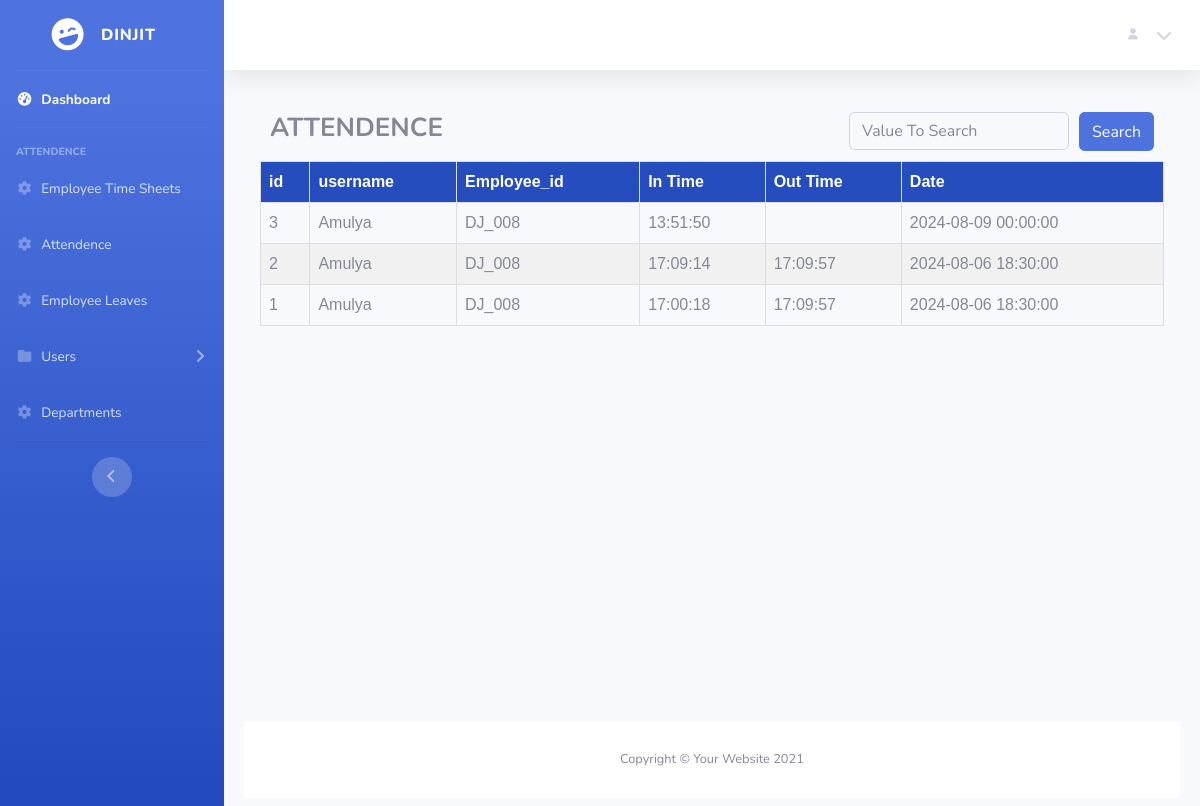
/attendence.php (signed in), run on the app's committed database.
### tables this page shows
CREATE TABLE `inout_time` (
  `Edate` timestamp NOT NULL DEFAULT current_timestamp(),
  `login_time_id` int(11) NOT NULL,
  `employee_id` int(11) NOT NULL,
  `username` varchar(255) NOT NULL,
  `In_time` time DEFAULT NULL,
  `out_time` time DEFAULT NULL
);

### core/conn.php (called while the page is built, shortened)
<?php
$server = "localhost";
$username = "root";
$password = "";
$db = "dinjitemployee";
$con = mysqli_connect($server,$username,$password,$db);
function filterTable($query)
{
    global $con;
    $filter_Result = mysqli_query($con, $query);
    return $filter_Result;
}
?>

### attendence.php (the view, shortened to what this page needs)
<?php
require_once 'core/conn.php';
if (isset($_SESSION['usertype'])) {
    if(isset($_POST['attendencesearch']))
    {
        $valueToSearch = $_POST['valueToSearch'];
        $query = "SELECT * FROM `inout_time` WHERE CONCAT(`login_time_id`, `Edate`, `username`, `employee_id`) LIKE '%".$valueToSearch."%'";
        $attendencesearch_result = filterTable($query);
    }else {
        $query = "SELECT * FROM `inout_time` ORDER BY login_time_id DESC";
        $attendencesearch_result = filterTable($query);
    }
    include "includes/admin-head.php";
?>
    <div class="container-fluid">
        <div class="col-xxl-9 col-xl-12 col-lg-12 col-md-12 col-sm-12 px-3">
            <div style="display:inline-flex; width:100%; justify-content:space-between; padding:10px">
                <h1 style="font-size:26px;text-transform:uppercase;"><b>Attendence</b></h1>
                <form action="" method="POST" style="display:inline-flex; gap:10px">
                    <input type="search" name="valueToSearch" class="form-control  bg-light text-dark " id="serch_bar" placeholder="Value To Search">
                    <button type="submit" name="leavesearch" class="btn btn-primary" value="Filter">Search</button>
                </form>
            </div>
            <div style="overflow-x:scroll;height: 70vh;">
                <table>
                    <thead style="  table-layout: fixed; background:#264dbe; color:white;">
                        <tr>
                            <th>id</th>
                            <th>username</th>
                            <th>Employee_id</th>
                            <th>In Time</th>
                            <th>Out Time</th>
                            <th>Date</th>
                        </tr>
                    </thead>
                    <tbody>
                        <?php while ($q = mysqli_fetch_array($attendencesearch_result)) : ?>
                            <tr>
                                <td><?php echo $q['login_time_id']; ?></td>
                                <td><?php echo $q['username']; ?></td>
                                <td>DJ_00<?php echo $q['employee_id']; ?></td>
                                <td><?php echo $q['In_time']; ?> </td>
                                <td><?php echo $q['out_time']; ?></td>
                                <td><?php echo $q['Edate']; ?></td>
                            </tr>
                        <?php endwhile; ?>
                    </tbody>
                </table>
            </div>
        </div>
        <footer class="sticky-footer bg-white">
            <div class="container my-auto">
                <div class="copyright text-center my-auto">
                    <span>Copyright &copy; Your Website 2021</span>
                </div>
            </div>
        </footer>
    </div>
    </div>
    </div>
    </div>
    </div>
    <?php
    include "includes/footer.php";
    ?>
<?php
} else {
    header("Location:index.php?error=UnAuthorized Access");
}
?>

### assets/css/style.css (style rules this page uses)
* { margin: 0; padding: 0; }
table { font-family: arial, sans-serif; border-collapse: collapse; width: 100%; }
td, th { border: 1px solid #dddddd; text-align: left; padding: 8px; }
tr:nth-child(even) { background-color: #f1f1f1; }

### data on the page
inout_time: login_time_id "3", username "Amulya", employee "8", In_time "13:51:50", Edate "2024-08-09 00:00:00"
inout_time: login_time_id "2", username "Amulya", employee "8", In_time "17:09:14", out_time "17:09:57", Edate "2024-08-06 18:30:00"
inout_time: login_time_id "1", username "Amulya", employee "8", In_time "17:00:18", out_time "17:09:57", Edate "2024-08-06 18:30:00"
